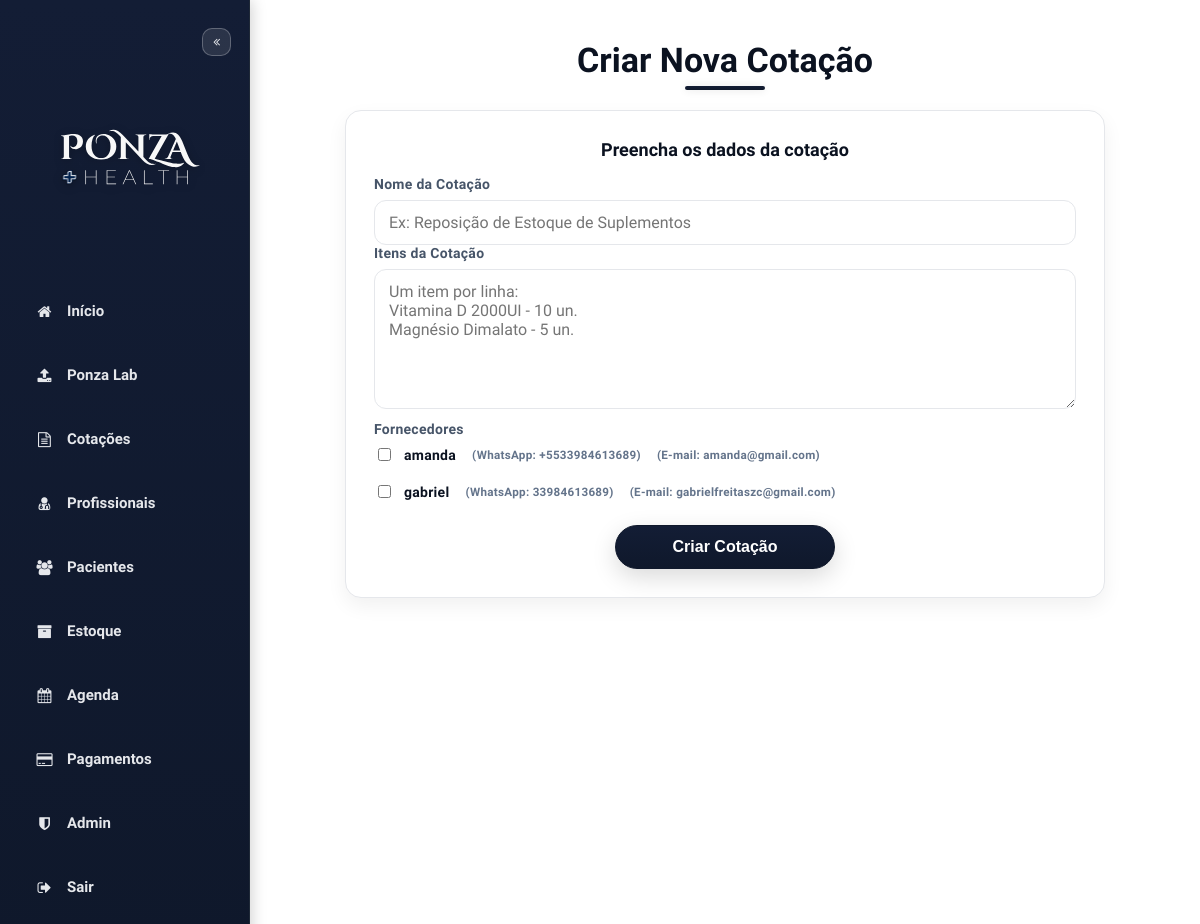
The page /quotes/create (signed in) on the database its author committed.
### models.py (models this page shows, shortened)
class BaseModel:
    """__init__ flexível baseado em kwargs (compatível com SQLAlchemy)."""

class Supplier(db.Model, BaseModel):
    __tablename__ = "suppliers"
    id      = db.Column(db.Integer, primary_key=True)
    name    = db.Column(db.String(120), nullable=False)
    email   = db.Column(db.String(120))
    phone   = db.Column(db.String(20))
    user_id = db.Column(db.Integer, db.ForeignKey("users.id"), nullable=False, index=True)
    user    = relationship("User", back_populates="suppliers")
    __table_args__ = (
        Index("ix_suppliers_email", "email"),
        Index("ix_suppliers_phone", "phone"),
    )

### app.py (the view, shortened to what this page needs)
@app.route('/quotes/create', methods=['GET', 'POST'], endpoint='create_quote')
@login_required
def create_quote():
    u = current_user()
    suppliers = Supplier.query.filter_by(user_id=u.id).all()
    return render_template('create_quote.html', suppliers=suppliers)

### app.py (called while the page is built, shortened)
@app.context_processor
def url_helpers():
    def img_url(path, default_rel=None):
        p = (path or "").strip() or (default_rel or "")
        if p.startswith("/files/img/"):
            return p
        return url_for("static", filename=p)
    return {"img_url": img_url}

def get_logged_user() -> Optional[User]:
    uid = session.get('user_id')
    return User.query.get(uid) if uid else None

def login_required(f: Callable[..., Any]) -> Callable[..., Any]:
    @wraps(f)
    def wrapper(*args, **kwargs):
        u = get_logged_user()
        if not u:
            return redirect(url_for('login'))
        g.user = u
        try:
            uname = getattr(u, "username", "") or ""
        except Exception:
            uname = ""
        if uname.lower() == "admin":
            return f(*args, **kwargs)
    return wrapper

def current_user() -> User:
    u = getattr(g, "user", None) or get_logged_user()
    if not u:
        abort(401)
    return cast(User, u)

@app.context_processor
def inject_user_context():
    u = getattr(g, "user", None) or get_logged_user()
    if not u:
        return {}
    return {
        "user": {
            "id": u.id,
            "username": u.username,
            "email": u.email,
            "profile_image": (u.profile_image or DEFAULT_USER_IMAGE),
        }
    }

@app.context_processor
def inject_globals():
    return {"now": datetime.utcnow()}

### templates/create_quote.html (shortened to what this page needs)
<!DOCTYPE html>
<html lang="pt-br">
<head>
  <link rel="stylesheet" href="https://stackpath.bootstrapcdn.com/font-awesome/4.7.0/css/font-awesome.min.css">
</head>
<body>
  <div class="sidebar" id="sidebar">
    <button class="sidebar-toggle" onclick="toggleSidebar()" aria-label="Minimizar/Maximizar menu"><i
        class="fa fa-angle-double-left"></i></button>
    <img src="{{ url_for('static', filename='images/3.svg') }}" class="sidebar-logo" alt="Ponza Health" />
    <a href="{{ url_for('index') }}" class="menu-item"><i class="fa fa-home"></i><span class="label">Início</span></a>
    <a href="{{ url_for('upload') }}" class="menu-item"><i class="fa fa-upload"></i><span class="label">Ponza
        Lab</span></a>
    <a href="{{ url_for('quote_index') }}" class="menu-item"><i class="fa fa-file-text-o"></i><span
        class="label">Cotações</span></a>
    <a href="{{ url_for('doctors') }}" class="menu-item"><i class="fa fa-user-md"></i><span
        class="label">Profissionais</span></a>
    <a href="{{ url_for('catalog') }}" class="menu-item"><i class="fa fa-users"></i><span
        class="label">Pacientes</span></a>
    <a href="{{ url_for('products') }}" class="menu-item"><i class="fa fa-archive"></i><span
        class="label">Estoque</span></a>
    <a href="{{ url_for('agenda') }}" class="menu-item"><i class="fa fa-calendar"></i><span
        class="label">Agenda</span></a>
    <a href="{{ url_for('purchase') }}" class="menu-item"><i class="fa fa-credit-card"></i><span
        class="label">Pagamentos</span></a>
    {% if session.username and session.username|lower == 'admin' %}
    <a href="{{ url_for('admin_users') }}" class="menu-item"><i class="fa fa-shield"></i><span
        class="label">Admin</span></a>
    {% endif %}
    <a href="{{ url_for('logout') }}" class="menu-item logout"><i class="fa fa-sign-out"></i><span
        class="label">Sair</span></a>
  </div>
  <div class="content">
    <h2>Criar Nova Cotação</h2>
    <div class="panel">
      <h3>Preencha os dados da cotação</h3>
      <form method="post">
        <label for="title">Nome da Cotação</label>
        <input class="input" type="text" name="title" id="title" placeholder="Ex: Reposição de Estoque de Suplementos"
          required>
        <label for="items">Itens da Cotação</label>
        <textarea class="textarea" name="items" id="items" rows="6" placeholder="Um item por linha:
Vitamina D 2000UI - 10 un.
Magnésio Dimalato - 5 un." required></textarea>
        <div class="supplier-head">
          <label>Fornecedores</label>
        </div>
        <div class="supplier-list" id="supplierList">
          {% for supplier in suppliers %}
          <label>
            <input type="checkbox" name="suppliers" value="{{ supplier.id }}">
            {{ supplier.name }}
            {% if supplier.phone %}
            <small style="color:#64748b;margin-left:6px;">(WhatsApp: {{ supplier.phone }})</small>
            {% endif %}
            {% if supplier.email %}
            <small style="color:#64748b;margin-left:6px;">(E-mail: {{ supplier.email }})</small>
            {% endif %}
          </label>
          {% else %}
          <div style="color:#64748b;">
            Nenhum fornecedor cadastrado. Cadastre em
            <a href="{{ url_for('suppliers') }}">Fornecedores</a>.
          </div>
          {% endfor %}
        </div>
        <div class="actions">
          <button type="submit" class="btn">Criar Cotação</button>
        </div>
      </form>
    </div>
  </div>
</body>
</html>

### templates/create_quote.html (style rules this page uses)
:root { --bg: #ffffff; --surface: #ffffff; --surface-alt: #f8fafc; --border: #e5e7eb; --ink: #0b1220; --ink-dim: #475569; --brand-grad: linear-gradient(180deg, #131d35 0%, #0f182b 100%); --brand-blue-solid: #0f182b; --shadow: 0 8px 20px rgba(2, 6, 23, .06); --radius: 16px; --fs-title: 34px; --fs-base: 16px; --fs-label: 14px; --fs-btn: 16px; --fs-menu: 15px; --btn-minw: 220px; --btn-h: 44px }
* { box-sizing: border-box }
html, body { margin: 0 }
body { display: flex; min-height: 100vh; font-family: 'Funnel Sans', sans-serif; background: var(--bg); color: var(--ink) }
.sidebar { width: 250px; min-height: 100vh; background: var(--brand-grad); padding: 28px 18px; border-right: 1px solid #1f2937; box-shadow: 2px 0 14px rgba(0, 0, 0, .18); display: flex; flex-direction: column; transition: width .18s ease; position: sticky; top: 0 }
.sidebar-logo { width: 200px; display: block; margin: 0 auto 18px; filter: drop-shadow(0 2px 4px rgba(0, 0, 0, .25)) }
.sidebar a.menu-item { display: flex; align-items: center; gap: 12px; font-size: var(--fs-menu); padding: 14px 16px; border-radius: 10px; color: #e5e7eb; text-decoration: none; margin-bottom: 18px; font-weight: 600; transition: .2s }
.sidebar a.menu-item i { width: 21px; text-align: center; flex: 0 0 21px }
.sidebar-toggle { align-self: flex-end; background: rgba(255, 255, 255, .10); border: 1px solid rgba(255, 255, 255, .25); color: #e5e7eb; padding: 6px 10px; border-radius: 10px; cursor: pointer; margin-bottom: 14px; font-size: 12px }
.content { flex: 1; padding: 40px; min-width: 0 }
h2 { font-size: var(--fs-title); font-weight: 800; text-align: center; color: var(--ink); margin: 0 0 30px; position: relative }
h2::after { content: ''; position: absolute; bottom: -10px; left: 50%; transform: translateX(-50%); width: 80px; height: 4px; background: var(--brand-grad); border-radius: 2px; box-shadow: 0 0 8px rgba(0, 0, 0, .12) }
.panel { max-width: 760px; margin: 0 auto; background: var(--surface); border: 1px solid var(--border); border-radius: var(--radius); box-shadow: var(--shadow); padding: 28px }
.panel h3 { margin: 0 0 16px; font-size: 18px; font-weight: 800; color: var(--ink); text-align: center }
label { display: block; margin: 0 0 8px; font-size: var(--fs-label); font-weight: 800; color: var(--ink-dim); letter-spacing: .02em }
.input, .textarea, .select { width: 100%; padding: 12px 14px; font-size: var(--fs-base); color: var(--ink); background: #fff; border: 1px solid var(--border); border-radius: 12px; outline: none; transition: .2s; font-family: 'Funnel Sans', sans-serif }
.textarea { min-height: 130px; resize: vertical }
.supplier-head { margin-top: 8px }
.supplier-list { display: flex; flex-direction: column; gap: 10px; margin: 6px 0 16px; }
.supplier-list label { display: flex; align-items: center; gap: 10px; font-weight: 700; color: var(--ink) }
.supplier-list input { accent-color: var(--brand-blue-solid) }
.actions { display: flex; justify-content: center; gap: 16px; flex-wrap: wrap; margin-top: 16px }
.btn { display: inline-flex; align-items: center; justify-content: center; min-width: var(--btn-minw); height: var(--btn-h); padding: 0 22px; border-radius: 999px; border: 1px solid var(--brand-blue-solid); background: var(--brand-grad); color: #fff; font-weight: 800; font-size: var(--fs-btn); box-shadow: 0 8px 24px rgba(0, 0, 0, .15); cursor: pointer; transition: transform .2s, box-shadow .2s, filter .2s }

### rows shown on the page
Supplier: name "amanda", phone "+5533984613689", email "amanda@gmail.com"
Supplier: name "gabriel", phone "33984613689", email "gabrielfreitaszc@gmail.com"
